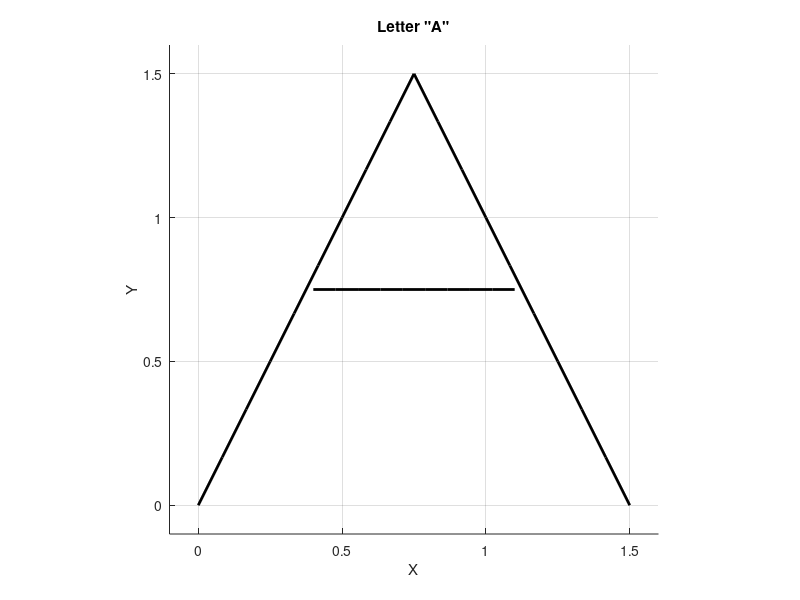

MATLAB code to generate this figure:
clc; clear; close all;

% Define the "A" structure
x1 = linspace(0, 0.75, 10); 
y1 = (1.5/0.75) * x1; % Left leg

x2 = linspace(0.75, 1.5, 10);
y2 = -(1.5/0.75) * (x2 - 1.5); % Right leg

x3 = linspace(0.4, 1.1, 10);
y3 = ones(size(x3)) * 0.75; % Crossbar

% Plot the "A"
figure;
hold on;
plot(x1, y1, 'k', 'LineWidth', 2); % Left leg
plot(x2, y2, 'k', 'LineWidth', 2); % Right leg
plot(x3, y3, 'k', 'LineWidth', 2); % Crossbar

% Formatting
axis equal;
xlim([-0.1, 1.6]);
ylim([-0.1, 1.6]);
grid on;
xlabel('X');
ylabel('Y');
title('Letter "A"');

hold off;
